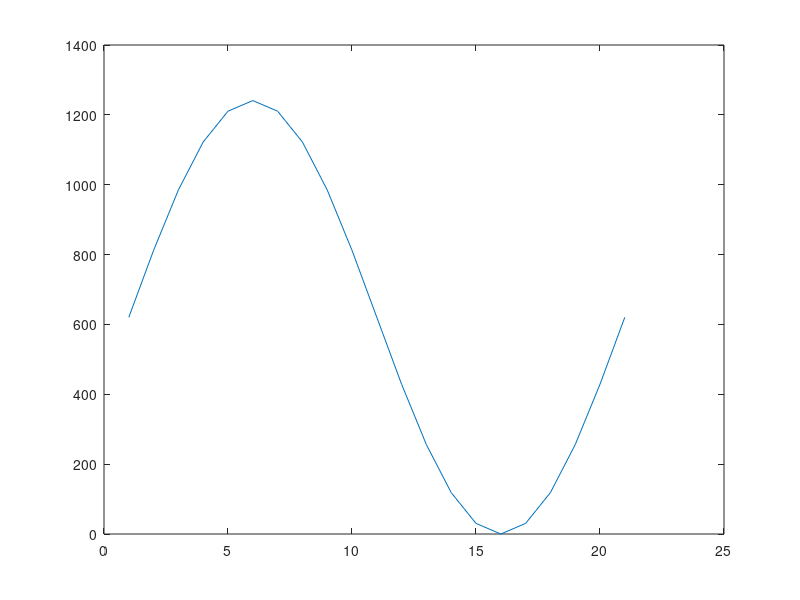

Source code (MATLAB):
% 清理工作区和命令行窗口
clear;
clc;
close;

% --- 用户可配置参数 ---
waveform_freq = 50000;          % 信号频率 (Hz)，例如 1000 Hz (1 kHz)
peak_to_peak = 1;            % 信号峰峰值 (V)，例如 3.3V
dac_resolution = 12;           % STM32 DAC 分辨率 (bits)
dac_vref = 3.3;                % STM32 Vref (V)

% --- DAC/系统参数 (与你的STM32设置对应) ---
dac_trigger_freq = 1e6;        % DAC 触发频率 (Hz)，即1 MHz

% --- 核心计算 ---
% 计算数字化的峰值
digital_peak = 2^dac_resolution - 1;
% 计算信号的幅度值（以Vref为基准）
amplitude = peak_to_peak / 2;
% 将模拟幅度转换为 DAC 码值
digital_amplitude = (amplitude / dac_vref) * digital_peak;
% 计算一个波形周期所需的点数
points_per_cycle = dac_trigger_freq / waveform_freq;

n = 0:points_per_cycle;
dac_wave_float = amplitude*(sin(2*pi*waveform_freq/dac_trigger_freq*n)+1);
dac_wave_code = dac_wave_float/dac_vref*digital_peak;

%32输出与测量真实信号
fft_signal = abs(fft(dac_wave_code));
plot(dac_wave_code);